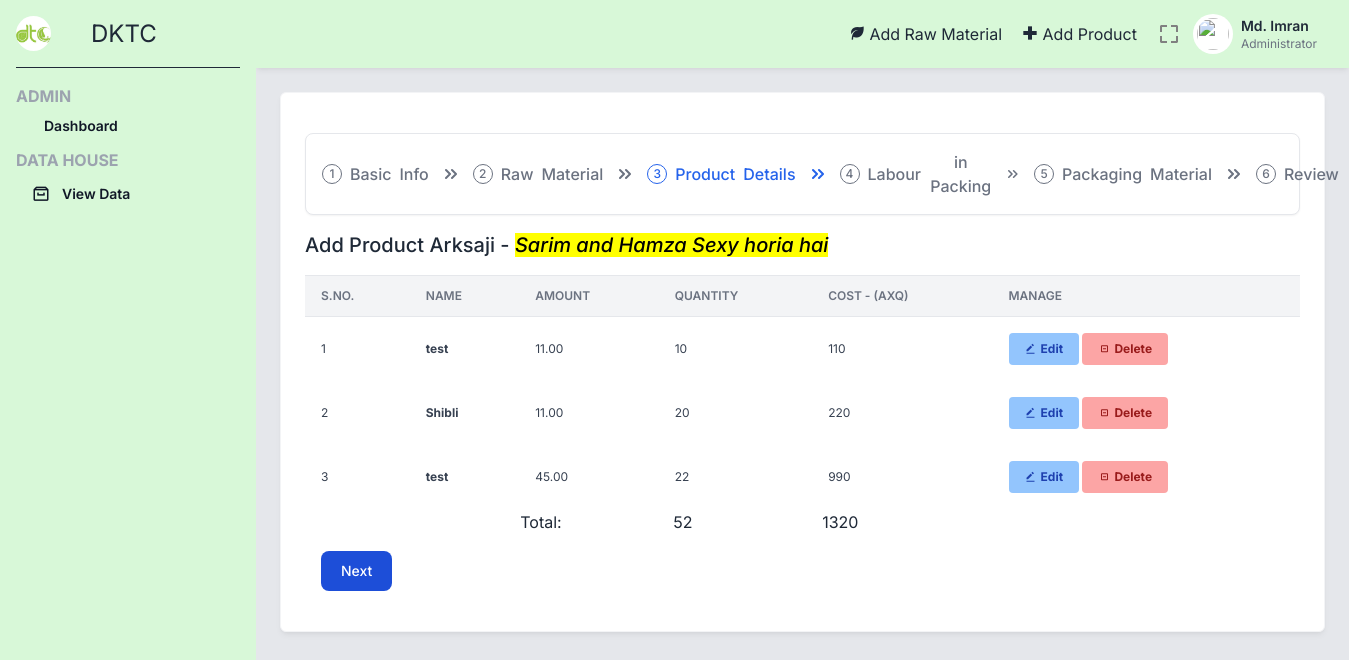
/addProdArk.php (signed in), run on the app's committed database.
### tables this page shows
CREATE TABLE `product` (
  `_id` int(5) NOT NULL,
  `name` varchar(100) NOT NULL,
  `type` varchar(2) NOT NULL,
  `sizes` varchar(10) NOT NULL
);

CREATE TABLE `product_details` (
  `_id` int(5) NOT NULL,
  `pid` int(5) NOT NULL,
  `raw_id` int(5) NOT NULL,
  `qty` int(11) NOT NULL
);

CREATE TABLE `raw_material` (
  `_id` int(3) NOT NULL,
  `name` varchar(100) NOT NULL,
  `old_rate` float(8,2) NOT NULL,
  `final_rate` float(8,2) NOT NULL
);

### addProdArk.php (the view, shortened to what this page needs)
<?php include 'includes/_topbar.php' ?>
<?php
$sqlProdFind = "SELECT * FROM product_details ORDER BY _id DESC LIMIT 1";
$runSqlProdFind = mysqli_query($conn, $sqlProdFind);
while ($row = mysqli_fetch_assoc($runSqlProdFind)) {
    $productFetchID = $row['pid'];
}
$sqlProdName = "SELECT * FROM product where _id = $productFetchID";
$runSqlProdFind = mysqli_query($conn, $sqlProdName);
while ($row = mysqli_fetch_assoc($runSqlProdFind)) {
    $productName = $row['name'];
}
?>
<div class="p-6">
    <div class="grid grid-cols-1 lg:grid-cols-3 gap-6 mb-6">
        <div class="bg-white border border-gray-100 shadow-md shadow-black/5 p-6 rounded-md lg:col-span-3">
            <div class="my-4">
                <ol class="flex items-center w-full p-3 space-x-2 text-sm font-medium text-center text-gray-500 bg-white border border-gray-200 rounded-lg shadow-sm dark:text-gray-400 sm:text-base dark:bg-gray-800 dark:border-gray-700 sm:p-4 sm:space-x-4 rtl:space-x-reverse">
                    <li class="flex items-center">
                        <span class="flex items-center justify-center w-5 h-5 me-2 text-xs border border-gray-500 rounded-full shrink-0 dark:border-gray-400">
                            1
                        </span>
                        Basic <span class="hidden sm:inline-flex sm:ms-2">Info</span>
                        <svg class="w-3 h-3 ms-2 sm:ms-4 rtl:rotate-180" aria-hidden="true" xmlns="http://www.w3.org/2000/svg" fill="none" viewBox="0 0 12 10">
                            <path stroke="currentColor" stroke-linecap="round" stroke-linejoin="round" stroke-width="2" d="m7 9 4-4-4-4M1 9l4-4-4-4" />
                        </svg>
                    </li>
                    <li class="flex items-center">
                        <span class="flex items-center justify-center w-5 h-5 me-2 text-xs border border-gray-500 rounded-full shrink-0 dark:border-gray-400">
                            2
                        </span>
                        Raw <span class="hidden sm:inline-flex sm:ms-2">Material</span>
                        <svg class="w-3 h-3 ms-2 sm:ms-4 rtl:rotate-180" aria-hidden="true" xmlns="http://www.w3.org/2000/svg" fill="none" viewBox="0 0 12 10">
                            <path stroke="currentColor" stroke-linecap="round" stroke-linejoin="round" stroke-width="2" d="m7 9 4-4-4-4M1 9l4-4-4-4" />
                        </svg>
                    </li>
                    <li class="flex items-center text-blue-600 dark:text-blue-500">
                        <span class="flex items-center justify-center w-5 h-5 me-2 text-xs border border-blue-600 rounded-full shrink-0 dark:border-blue-500">
                            3
                        </span>
                        Product <span class="hidden sm:inline-flex sm:ms-2">Details</span>
                        <svg class="w-3 h-3 ms-2 sm:ms-4 rtl:rotate-180" aria-hidden="true" xmlns="http://www.w3.org/2000/svg" fill="none" viewBox="0 0 12 10">
                            <path stroke="currentColor" stroke-linecap="round" stroke-linejoin="round" stroke-width="2" d="m7 9 4-4-4-4M1 9l4-4-4-4" />
                        </svg>
                    </li>
                    <li class="flex items-center">
                        <span class="flex items-center justify-center w-5 h-5 me-2 text-xs border border-gray-500 rounded-full shrink-0 dark:border-gray-400">
                            4
                        </span>
                        Labour <span class="hidden sm:inline-flex sm:ms-2">in Packing</span>
                        <svg class="w-3 h-3 ms-2 sm:ms-4 rtl:rotate-180" aria-hidden="true" xmlns="http://www.w3.org/2000/svg" fill="none" viewBox="0 0 12 10">
                            <path stroke="currentColor" stroke-linecap="round" stroke-linejoin="round" stroke-width="2" d="m7 9 4-4-4-4M1 9l4-4-4-4" />
                        </svg>
                    </li>
                    <li class="flex items-center">
                        <span class="flex items-center justify-center w-5 h-5 me-2 text-xs border border-gray-500 rounded-full shrink-0 dark:border-gray-400">
                            5
                        </span>
                        Packaging <span class="hidden sm:inline-flex sm:ms-2">Material</span>
                        <svg class="w-3 h-3 ms-2 sm:ms-4 rtl:rotate-180" aria-hidden="true" xmlns="http://www.w3.org/2000/svg" fill="none" viewBox="0 0 12 10">
                            <path stroke="currentColor" stroke-linecap="round" stroke-linejoin="round" stroke-width="2" d="m7 9 4-4-4-4M1 9l4-4-4-4" />
                        </svg>
                    </li>
                    <li class="flex items-center">
                        <span class="flex items-center justify-center w-5 h-5 me-2 text-xs border border-gray-500 rounded-full shrink-0 dark:border-gray-400">
                            6
                        </span>
                        Review
                    </li>
                </ol>
            </div>
            <div class="flex justify-between mb-4 items-start">
                <div class="font-medium">
                    <h2 class="text-xl">
                        Add Product Arksaji - <i> <mark><?= $productName ?></mark></i>
                    </h2>
                </div>
            </div>
            <div>
                <table class="items-center w-full bg-transparent border-collapse">
                    <thead>
                        <tr>
                            <th class="px-4 bg-gray-100 dark:bg-gray-600 text-gray-500 dark:text-gray-100 align-middle border border-solid border-gray-200 dark:border-gray-500 py-3 text-xs uppercase border-l-0 border-r-0 whitespace-nowrap font-semibold text-left">S.No.</th>
                            <th class="px-4 bg-gray-100 dark:bg-gray-600 text-gray-500 dark:text-gray-100 align-middle border border-solid border-gray-200 dark:border-gray-500 py-3 text-xs uppercase border-l-0 border-r-0 whitespace-nowrap font-semibold text-left">Name</th>
                            <th class="px-4 bg-gray-100 dark:bg-gray-600 text-gray-500 dark:text-gray-100 align-middle border border-solid border-gray-200 dark:border-gray-500 py-3 text-xs uppercase border-l-0 border-r-0 whitespace-nowrap font-semibold text-left min-w-140-px">Amount</th>
                            <th class="px-4 bg-gray-100 dark:bg-gray-600 text-gray-500 dark:text-gray-100 align-middle border border-solid border-gray-200 dark:border-gray-500 py-3 text-xs uppercase border-l-0 border-r-0 whitespace-nowrap font-semibold text-left min-w-140-px">Quantity</th>
                            <th class="px-4 bg-gray-100 dark:bg-gray-600 text-gray-500 dark:text-gray-100 align-middle border border-solid border-gray-200 dark:border-gray-500 py-3 text-xs uppercase border-l-0 border-r-0 whitespace-nowrap font-semibold text-left min-w-140-px">Cost - (AxQ)</th>
                            <th class="px-4 bg-gray-100 dark:bg-gray-600 text-gray-500 dark:text-gray-100 align-middle border border-solid border-gray-200 dark:border-gray-500 py-3 text-xs uppercase border-l-0 border-r-0 whitespace-nowrap font-semibold text-left min-w-140-px">Manage</th>
                        </tr>
                    </thead>
                    <tbody>
                        <?php
                        $sql = "SELECT * FROM `product_details` WHERE pid = $productFetchID";
                        $result = mysqli_query($conn, $sql);
                        $sno = 0;
                        $totalRawMatUsed = 0;
                        $totalCostOfRawMat = 0;
                        while ($row = mysqli_fetch_assoc($result)) {
                            $rawMatID = $row['raw_id'];
                            $sqlProduct = "SELECT name, final_rate FROM raw_material WHERE _id = $rawMatID";
                            $resultProd = mysqli_query($conn, $sqlProduct);
                            while ($rawRow = mysqli_fetch_assoc($resultProd)) {
                                $name = $rawRow['name'];
                                $final_rate = $rawRow['final_rate'];
                            }
                            $quantity = $row['qty'];
                            if (!$quantity) {
                                $quantity = "Enter quantity";
                                $costOfRM = "To be calculated";
                            } else {
                                $costOfRM = $quantity * $final_rate;
                                $totalRawMatUsed += $quantity;
                                $totalCostOfRawMat += $costOfRM;
                            }
                            $sno += 1;
                            echo "<tr class='text-gray-700 dark:text-gray-100'>
                                <td class='border-t-0 px-4 align-middle border-l-0 border-r-0 text-xs whitespace-nowrap p-4'>" . $sno . "</td>
                                <th class='border-t-0 px-4 align-middle border-l-0 border-r-0 text-xs whitespace-nowrap p-4 text-left'>" . $name . "</th>
                                <td class='border-t-0 px-4 align-middle border-l-0 border-r-0 text-xs whitespace-nowrap p-4'>
                                    " . $final_rate . "
                                </td>
                                <td class='border-t-0 px-4 align-middle border-l-0 border-r-0 text-xs whitespace-nowrap p-4'>
                                    " . $quantity . "
                                </td>
                                <td class='border-t-0 px-4 align-middle border-l-0 border-r-0 text-xs whitespace-nowrap p-4'>
                                    " . $costOfRM . "
                                </td>
                                <td class='border-t-0 px-4 align-middle border-l-0 border-r-0 text-xs whitespace-nowrap p-4'>
                                    <a href='editRawMatCost.php?pid=" . $productFetchID . "&rmid=" . $rawMatID . "&page=" . 'As' . "'>
                                        <button id=" . $row['_id'] . " class='edit bg-blue-300 hover:bg-blue-400 text-blue-800 font-bold py-2 px-4 rounded inline-flex items-center'>
                                            <i class='bx bxs-edit-alt'></i>
                                            <span class='ml-1'>Edit</span>
                                        </button>
                                    </a>
                                    <a href='delRawMatCost.php?pid=" . $productFetchID . "&rmid=" . $rawMatID . "&page=" . 'As' . "'>
                                        <button id=" . $row['_id'] . " class='delete bg-red-300 hover:bg-red-400 text-red-800 font-bold py-2 px-4 rounded inline-flex items-center' onclick='sureDel()'>
                                            <i class='bx bx-checkbox-minus'></i>
                                            <span class='ml-1'>Delete</span>
                                        </button>
                                    </a>
                                </td>
                            </tr>";
                        }
                        ?>
                        <tfoot>
                            <tr>
                                <td></td>
                                <td></td>
                                <td>Total:</td>
                                <td>
                                    &nbsp;&nbsp; <?= $totalRawMatUsed ?>
                                </td>
                                <td>
                                    &nbsp; <?= $totalCostOfRawMat ?>
                                </td>
                            </tr>
                        </tfoot>
                    </tbody>
                </table>
                <div class="flex justify-between mb-4 items-start m-4">
                    <a href="addProd4.php">
                        <button type="submit" class="text-white bg-blue-700 hover:bg-blue-800 focus:ring-4 focus:outline-none focus:ring-blue-300 font-medium rounded-lg text-sm w-full sm:w-auto px-5 py-2.5 text-center dark:bg-blue-600 dark:hover:bg-blue-700 dark:focus:ring-blue-800">Next</button>
                    </a>
                </div>
            </div>
        </div>
    </div>
</div>
<?php include 'includes/_bottombar.php' ?>

### includes/_topbar.php (style rules this page uses)
html { line-height: 1.5; -webkit-text-size-adjust: 100%; -moz-tab-size: 4; -o-tab-size: 4; tab-size: 4; font-family: ui-sans-serif, system-ui, -apple-system, BlinkMacSystemFont, "Segoe UI", Roboto, "Helvetica Neue", Arial, "Noto Sans", sans-serif, "Apple Color Emoji", "Segoe UI Emoji", "Segoe UI Symbol", "Noto Color Emoji"; font-feature-settings: normal; font-variation-settings: normal; }
body { margin: 0; line-height: inherit; }
h1, h2, h3, h4, h5, h6 { font-size: inherit; font-weight: inherit; }
a { color: inherit; text-decoration: inherit; }
table { text-indent: 0; border-color: inherit; border-collapse: collapse; }
button, input, optgroup, select, textarea { font-family: inherit; font-feature-settings: inherit; font-variation-settings: inherit; font-size: 100%; font-weight: inherit; line-height: inherit; color: inherit; margin: 0; padding: 0; }
button, select { text-transform: none; }
button, [type='button'], [type='reset'], [type='submit'] { -webkit-appearance: button; background-color: transparent; background-image: none; }
blockquote, dl, dd, h1, h2, h3, h4, h5, h6, hr, figure, p, pre { margin: 0; }
ol, ul, menu { list-style: none; margin: 0; padding: 0; }
button, [role="button"] { cursor: pointer; }
img, svg, video, canvas, audio, iframe, embed, object { display: block; vertical-align: middle; }
.mb-4 { margin-bottom: 1rem; }
.mb-6 { margin-bottom: 1.5rem; }
.ml-1 { margin-left: 0.25rem; }
.flex { display: flex; }
.grid { display: grid; }
.hidden { display: none; }
.w-full { width: 100%; }
.grid-cols-1 { grid-template-columns: repeat(1, minmax(0, 1fr)); }
.items-start { align-items: flex-start; }
.items-center { align-items: center; }
.justify-center { justify-content: center; }
.justify-between { justify-content: space-between; }
.gap-6 { gap: 1.5rem; }
.rounded { border-radius: 0.25rem; }
.rounded-full { border-radius: 9999px; }
.rounded-md { border-radius: 0.375rem; }
.border { border-width: 1px; }
.border-gray-100 { --tw-border-opacity: 1; border-color: rgb(243 244 246 / var(--tw-border-opacity)); }
.border-gray-200 { --tw-border-opacity: 1; border-color: rgb(229 231 235 / var(--tw-border-opacity)); }
.bg-gray-100 { --tw-bg-opacity: 1; background-color: rgb(243 244 246 / var(--tw-bg-opacity)); }
.bg-white { --tw-bg-opacity: 1; background-color: rgb(255 255 255 / var(--tw-bg-opacity)); }
.p-4 { padding: 1rem; }
.p-6 { padding: 1.5rem; }
.px-4 { padding-left: 1rem; padding-right: 1rem; }
.py-2 { padding-top: 0.5rem; padding-bottom: 0.5rem; }
.text-left { text-align: left; }
.align-middle { vertical-align: middle; }
.font-inter { font-family: 'Inter', sans-serif; }
.text-sm { font-size: 0.875rem; line-height: 1.25rem; }
.text-xl { font-size: 1.25rem; line-height: 1.75rem; }
.font-bold { font-weight: 700; }
.font-medium { font-weight: 500; }
.font-semibold { font-weight: 600; }
.uppercase { text-transform: uppercase; }
.text-gray-800 { --tw-text-opacity: 1; color: rgb(31 41 55 / var(--tw-text-opacity)); }
.text-white { --tw-text-opacity: 1; color: rgb(255 255 255 / var(--tw-text-opacity)); }
.shadow-md { --tw-shadow: 0 4px 6px -1px rgb(0 0 0 / 0.1), 0 2px 4px -2px rgb(0 0 0 / 0.1); --tw-shadow-colored: 0 4px 6px -1px var(--tw-shadow-color), 0 2px 4px -2px var(--tw-shadow-color); box-shadow: var(--tw-ring-offset-shadow, 0 0 #0000), var(--tw-ring-shadow, 0 0 #0000), var(--tw-shadow); }
.shadow-black\/5 { --tw-shadow-color: rgb(0 0 0 / 0.05); --tw-shadow: var(--tw-shadow-colored); }
@media (min-width: 1024px) { .lg\:grid-cols-3 { grid-template-columns: repeat(3, minmax(0, 1fr)); } }

### data on the page
product: name "Sarim and Hamza Sexy horia hai"
product_details: raw_material.name "test", raw_material.final_rate "11.00", qty "10", qty.final_rate "110"
product_details: raw_material.name "Shibli", raw_material.final_rate "11.00", qty "20", qty.final_rate "220"
product_details: raw_material.name "test", raw_material.final_rate "45.00", qty "22", qty.final_rate "990"

### other printed values
$totalRawMatUsed "52"
$totalCostOfRawMat "1320"
